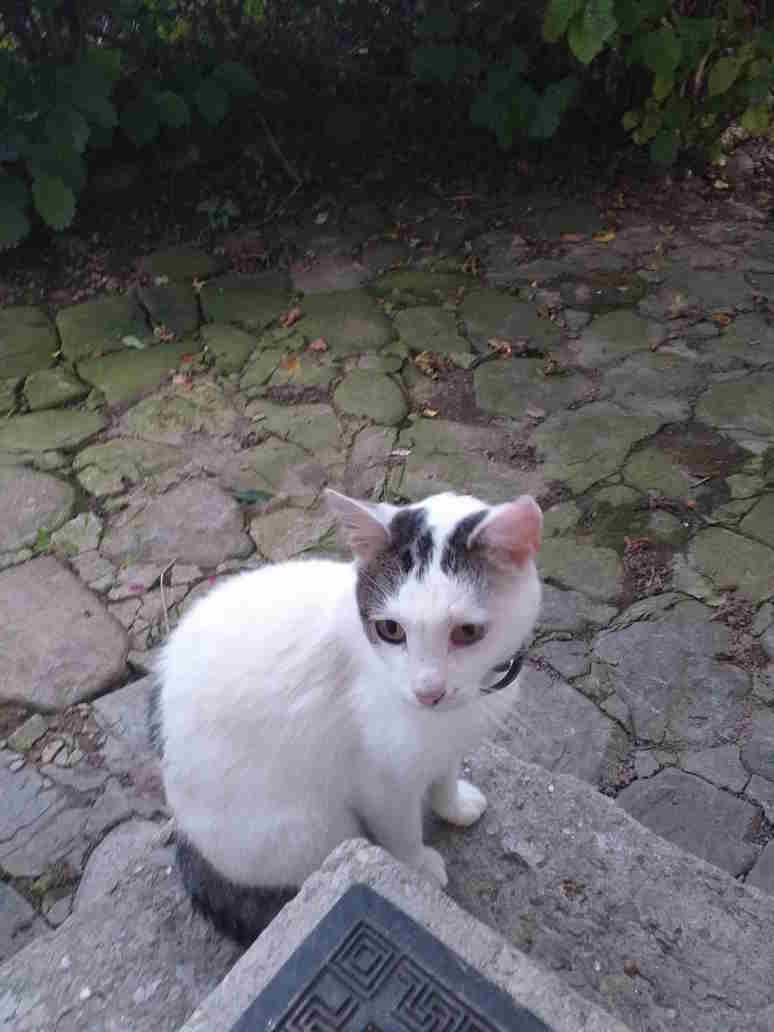
#> input picture assets/pisica.jpg, 774 x 1032 px
$ python 2-image-fundamentals-and-manipulation.py
#> lines starting #> are read from the running program, lines starting #| are printed output that depends on the picture; after the words box and inside, x2 and y2 are one past the last pixel; in counts of white or black regions, pixels touching at a corner belong together
import cv2

img = cv2.imread('assets/pisica.jpg', 1)
#> img is the input picture: shape (1032, 774, 3); mean B, G, R 98.6, 95.2, 96.6
print("IMAGE (BGR): ")
print(img)
#> (printed output is left out)
print("SIZE (H, W, CH): ")
print(img.shape)
#| (1032, 774, 3)

# original image
cv2.imshow('Imagine (Original)', img)
cv2.waitKey(0)
cv2.destroyAllWindows()

# invert colors
print("loading... Inverted colors")
img_modified = cv2.bitwise_not(img)
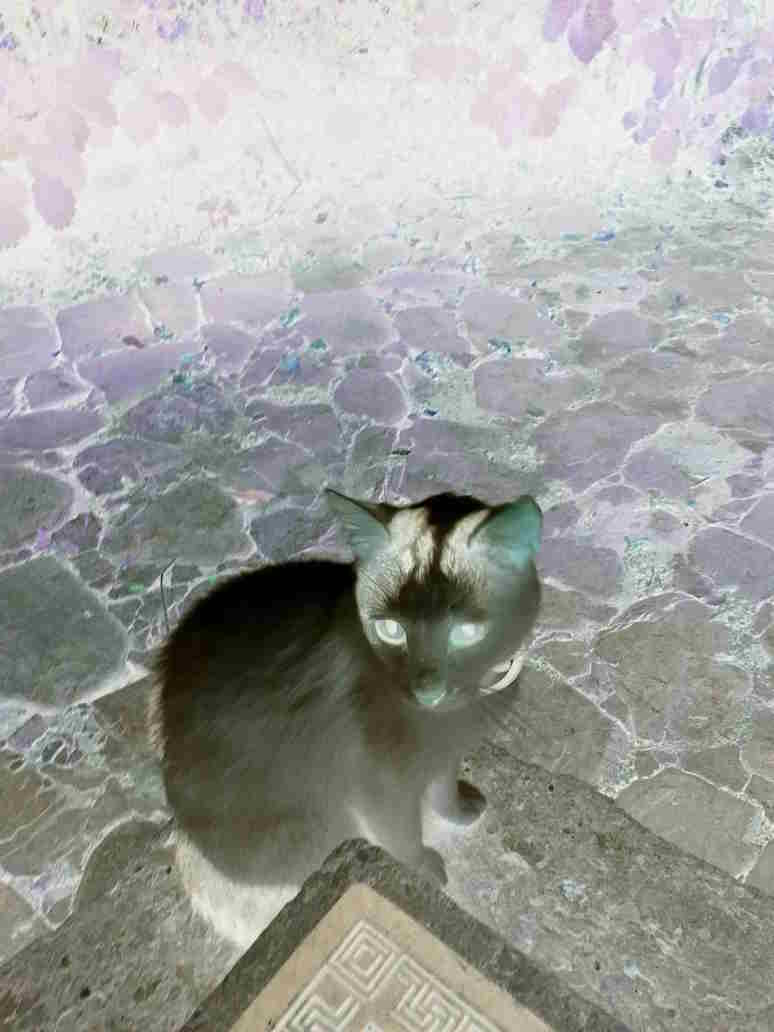
#> img_modified: shape (1032, 774, 3); mean B, G, R 156.4, 159.8, 158.4

cv2.imshow('Imagine (Culori inversate)', img_modified)
cv2.waitKey(0)
cv2.destroyAllWindows()

# blue tint
img_modified = img
print("loading... Blue Tint")
for i in range(img.shape[0]):
	for j in range(img.shape[1]):
		new_blue = img[i][j][0]
		if new_blue+25 <= 255:
			new_blue += 25
		img_modified[i][j] = [new_blue, img[i][j][1], img[i][j][2]]
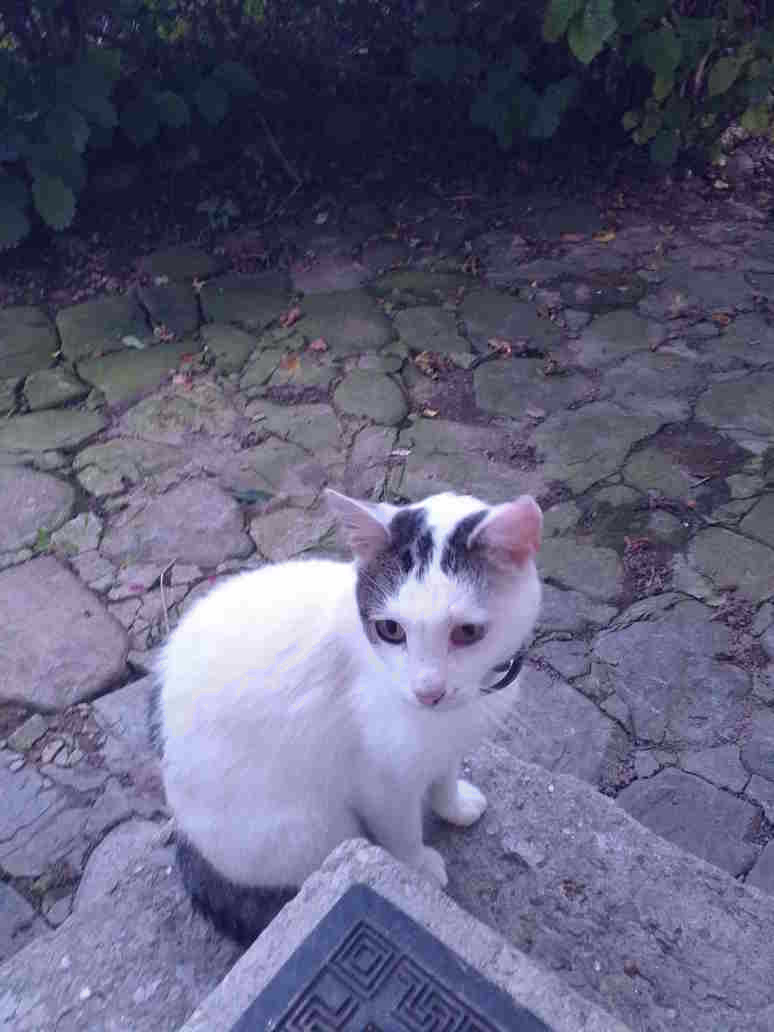
#> img_modified: shape (1032, 774, 3); mean B, G, R 122.9, 95.2, 96.6

cv2.imshow('Imagine (Culoare albastra)', img_modified)
cv2.waitKey(0)
cv2.destroyAllWindows()

# copy face
img_modified = img
print("loading... Copy Face")
clip = img[477:719, 310:580]
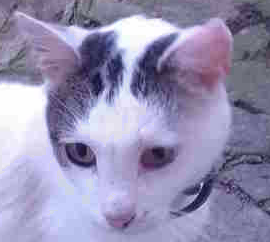
#> clip: shape (242, 270, 3); mean B, G, R 177.8, 144.2, 149.9
img_modified[20:262, 20:290] = clip
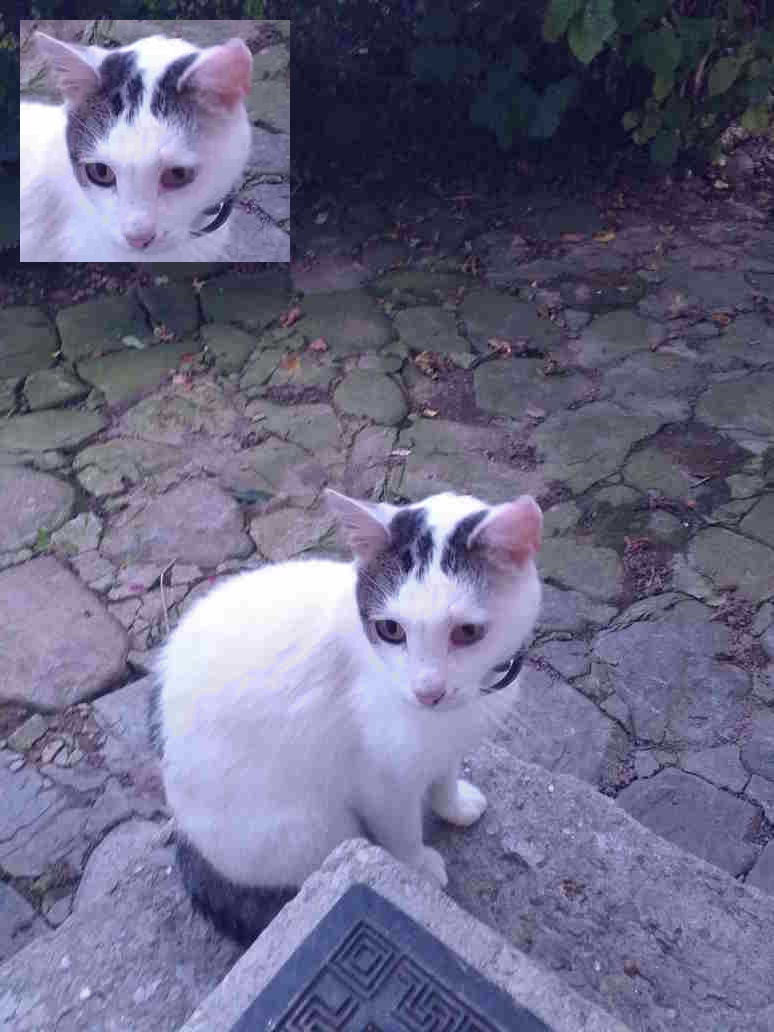
#> img_modified: shape (1032, 774, 3); 8.18% of pixels changed, all inside (x1, y1, x2, y2) = (20, 20, 290, 262)

cv2.imshow('Imagine (Fata copiata)', img_modified)
cv2.waitKey(0)
cv2.destroyAllWindows()
